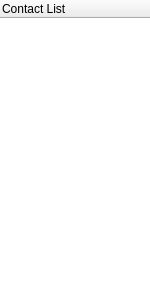
<?xml version="1.0" encoding="UTF-8"?>
<ui version="4.0">
 <class>UMItemList</class>
 <widget class="QWidget" name="UMItemList">
  <property name="geometry">
   <rect>
    <x>0</x>
    <y>0</y>
    <width>150</width>
    <height>308</height>
   </rect>
  </property>
  <property name="minimumSize">
   <size>
    <width>1</width>
    <height>1</height>
   </size>
  </property>
  <layout class="QGridLayout">
   <property name="margin">
    <number>0</number>
   </property>
   <property name="spacing">
    <number>0</number>
   </property>
   <item row="0" column="0">
    <widget class="QtUMTreeWidget" name="treeWidget">
     <property name="acceptDrops">
      <bool>true</bool>
     </property>
     <property name="frameShape">
      <enum>QFrame::NoFrame</enum>
     </property>
     <property name="editTriggers">
      <set>QAbstractItemView::NoEditTriggers</set>
     </property>
     <property name="showDropIndicator" stdset="0">
      <bool>true</bool>
     </property>
     <property name="dragEnabled">
      <bool>true</bool>
     </property>
     <property name="selectionMode">
      <enum>QAbstractItemView::NoSelection</enum>
     </property>
     <property name="selectionBehavior">
      <enum>QAbstractItemView::SelectItems</enum>
     </property>
     <property name="indentation">
      <number>0</number>
     </property>
     <property name="rootIsDecorated">
      <bool>false</bool>
     </property>
     <column>
      <property name="text">
       <string>Contact List</string>
      </property>
     </column>
    </widget>
   </item>
  </layout>
 </widget>
 <customwidgets>
  <customwidget>
   <class>QtUMTreeWidget</class>
   <extends>QTreeWidget</extends>
   <header>chat/umtreewidget/QtUMTreeWidget.h</header>
  </customwidget>
 </customwidgets>
 <resources/>
 <connections/>
</ui>
